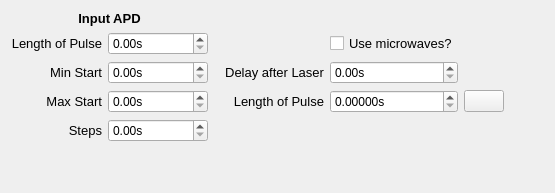
         <widget class="QWidget" name="Snvm">
          <attribute name="title">
           <string>delaysweep</string>
          </attribute>
          <layout class="QGridLayout" name="gridLayout_11">
           <item row="0" column="0">
            <layout class="QGridLayout" name="gridLayout_10">
             <item row="1" column="4">
              <widget class="QCheckBox" name="use_mw_delay">
               <property name="font">
                <font>
                 <pointsize>10</pointsize>
                </font>
               </property>
               <property name="accessibleName">
                <string/>
               </property>
               <property name="inputMethodHints">
                <set>Qt::ImhNone</set>
               </property>
               <property name="text">
                <string>Use microwaves?</string>
               </property>
              </widget>
             </item>
             <item row="2" column="3">
              <widget class="QLabel" name="label_56">
               <property name="font">
                <font>
                 <pointsize>10</pointsize>
                </font>
               </property>
               <property name="text">
                <string>Delay after Laser</string>
               </property>
               <property name="alignment">
                <set>Qt::AlignRight|Qt::AlignTrailing|Qt::AlignVCenter</set>
               </property>
              </widget>
             </item>
             <item row="3" column="5">
              <widget class="QPushButton" name="update_mw_delay">
               <property name="text">
                <string/>
               </property>
               <property name="icon">
                <iconset>
                 <normaloff>../../artwork/icons/oxygen/22x22/view-refresh.png</normaloff>../../artwork/icons/oxygen/22x22/view-refresh.png</iconset>
               </property>
               <property name="checkable">
                <bool>true</bool>
               </property>
              </widget>
             </item>
             <item row="3" column="0">
              <widget class="QLabel" name="label_62">
               <property name="font">
                <font>
                 <pointsize>10</pointsize>
                </font>
               </property>
               <property name="text">
                <string>Max Start</string>
               </property>
               <property name="alignment">
                <set>Qt::AlignRight|Qt::AlignTrailing|Qt::AlignVCenter</set>
               </property>
              </widget>
             </item>
             <item row="3" column="1">
              <widget class="ScienDSpinBox" name="apd_max_start_delay">
               <property name="sizePolicy">
                <sizepolicy hsizetype="Preferred" vsizetype="Fixed">
                 <horstretch>0</horstretch>
                 <verstretch>0</verstretch>
                </sizepolicy>
               </property>
               <property name="suffix">
                <string>s</string>
               </property>
               <property name="decimals">
                <number>2</number>
               </property>
               <property name="maximum">
                <double>1.000000000000000</double>
               </property>
               <property name="singleStep">
                <double>0.000001000000000</double>
               </property>
               <property name="value">
                <double>0.000000000000000</double>
               </property>
              </widget>
             </item>
             <item row="3" column="4">
              <widget class="ScienDSpinBox" name="mw_len_delay">
               <property name="suffix">
                <string>s</string>
               </property>
               <property name="decimals">
                <number>5</number>
               </property>
               <property name="singleStep">
                <double>0.000001000000000</double>
               </property>
               <property name="value">
                <double>0.000000000000000</double>
               </property>
              </widget>
             </item>
             <item row="0" column="0" colspan="2">
              <widget class="QLabel" name="label_53">
               <property name="font">
                <font>
                 <pointsize>10</pointsize>
                 <weight>75</weight>
                 <bold>true</bold>
                </font>
               </property>
               <property name="text">
                <string>Input APD</string>
               </property>
               <property name="alignment">
                <set>Qt::AlignCenter</set>
               </property>
              </widget>
             </item>
             <item row="4" column="6">
              <spacer name="horizontalSpacer_7">
               <property name="orientation">
                <enum>Qt::Horizontal</enum>
               </property>
               <property name="sizeHint" stdset="0">
                <size>
                 <width>40</width>
                 <height>20</height>
                </size>
               </property>
              </spacer>
             </item>
             <item row="2" column="0">
              <widget class="QLabel" name="label_57">
               <property name="font">
                <font>
                 <pointsize>10</pointsize>
                </font>
               </property>
               <property name="text">
                <string>Min Start</string>
               </property>
               <property name="alignment">
                <set>Qt::AlignRight|Qt::AlignTrailing|Qt::AlignVCenter</set>
               </property>
              </widget>
             </item>
             <item row="1" column="2">
              <spacer name="horizontalSpacer_3">
               <property name="orientation">
                <enum>Qt::Horizontal</enum>
               </property>
               <property name="sizeType">
                <enum>QSizePolicy::Minimum</enum>
               </property>
               <property name="sizeHint" stdset="0">
                <size>
                 <width>10</width>
                 <height>20</height>
                </size>
               </property>
              </spacer>
             </item>
             <item row="4" column="1">
              <widget class="ScienDSpinBox" name="apd_steps_delay">
               <property name="sizePolicy">
                <sizepolicy hsizetype="Preferred" vsizetype="Fixed">
                 <horstretch>0</horstretch>
                 <verstretch>0</verstretch>
                </sizepolicy>
               </property>
               <property name="suffix">
                <string>s</string>
               </property>
               <property name="decimals">
                <number>2</number>
               </property>
               <property name="maximum">
                <double>1.000000000000000</double>
               </property>
               <property name="singleStep">
                <double>0.000001000000000</double>
               </property>
               <property name="value">
                <double>0.000000000000000</double>
               </property>
              </widget>
             </item>
             <item row="3" column="3">
              <widget class="QLabel" name="label_61">
               <property name="font">
                <font>
                 <pointsize>10</pointsize>
                </font>
               </property>
               <property name="text">
                <string>Length of Pulse</string>
               </property>
               <property name="alignment">
                <set>Qt::AlignRight|Qt::AlignTrailing|Qt::AlignVCenter</set>
               </property>
              </widget>
             </item>
             <item row="4" column="0">
              <widget class="QLabel" name="label_74">
               <property name="font">
                <font>
                 <pointsize>10</pointsize>
                </font>
               </property>
               <property name="text">
                <string>Steps</string>
               </property>
               <property name="alignment">
                <set>Qt::AlignRight|Qt::AlignTrailing|Qt::AlignVCenter</set>
               </property>
              </widget>
             </item>
             <item row="2" column="4">
              <widget class="ScienDSpinBox" name="mw_start_time_delay">
               <property name="sizePolicy">
                <sizepolicy hsizetype="Preferred" vsizetype="Fixed">
                 <horstretch>0</horstretch>
                 <verstretch>0</verstretch>
                </sizepolicy>
               </property>
               <property name="suffix">
                <string>s</string>
               </property>
               <property name="decimals">
                <number>2</number>
               </property>
               <property name="maximum">
                <double>1.000000000000000</double>
               </property>
               <property name="singleStep">
                <double>0.000001000000000</double>
               </property>
               <property name="value">
                <double>0.000000000000000</double>
               </property>
              </widget>
             </item>
             <item row="2" column="1">
              <widget class="ScienDSpinBox" name="apd_min_start_delay">
               <property name="sizePolicy">
                <sizepolicy hsizetype="Preferred" vsizetype="Fixed">
                 <horstretch>0</horstretch>
                 <verstretch>0</verstretch>
                </sizepolicy>
               </property>
               <property name="suffix">
                <string>s</string>
               </property>
               <property name="decimals">
                <number>2</number>
               </property>
               <property name="maximum">
                <double>1.000000000000000</double>
               </property>
               <property name="singleStep">
                <double>0.000001000000000</double>
               </property>
              </widget>
             </item>
             <item row="1" column="0">
              <widget class="QLabel" name="label_58">
               <property name="font">
                <font>
                 <pointsize>10</pointsize>
                </font>
               </property>
               <property name="text">
                <string>Length of Pulse</string>
               </property>
               <property name="alignment">
                <set>Qt::AlignRight|Qt::AlignTrailing|Qt::AlignVCenter</set>
               </property>
              </widget>
             </item>
             <item row="1" column="1">
              <widget class="ScienDSpinBox" name="apd_len_pulse_delay">
               <property name="sizePolicy">
                <sizepolicy hsizetype="Minimum" vsizetype="Fixed">
                 <horstretch>0</horstretch>
                 <verstretch>0</verstretch>
                </sizepolicy>
               </property>
               <property name="minimumSize">
                <size>
                 <width>100</width>
                 <height>0</height>
                </size>
               </property>
               <property name="suffix">
                <string>s</string>
               </property>
               <property name="decimals">
                <number>2</number>
               </property>
               <property name="maximum">
                <double>1.000000000000000</double>
               </property>
               <property name="singleStep">
                <double>0.000001000000000</double>
               </property>
               <property name="value">
                <double>0.000000000000000</double>
               </property>
              </widget>
             </item>
             <item row="5" column="1">
              <spacer name="verticalSpacer_7">
               <property name="orientation">
                <enum>Qt::Vertical</enum>
               </property>
               <property name="sizeHint" stdset="0">
                <size>
                 <width>20</width>
                 <height>40</height>
                </size>
               </property>
              </spacer>
             </item>
            </layout>
           </item>
          </layout>
         </widget>
